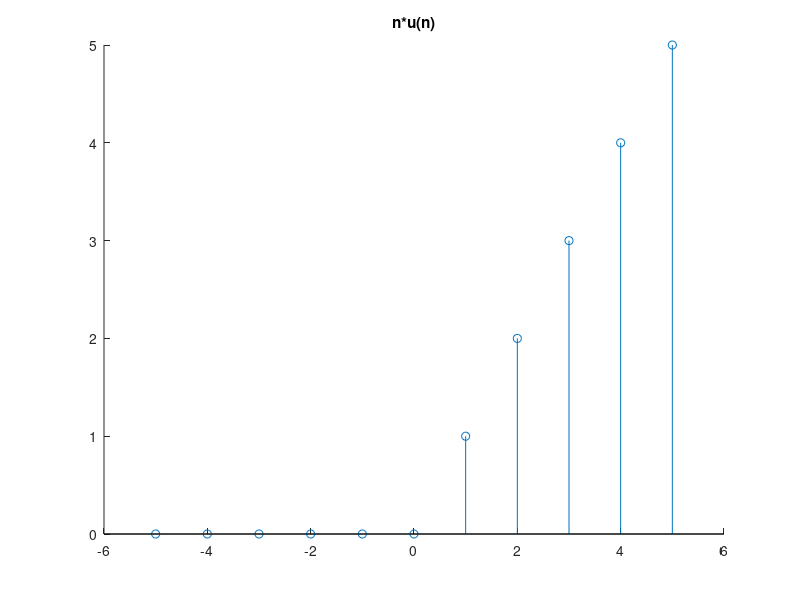

Write MATLAB code to recreate this figure.
%% Atividade5.4
n=-5:5;
x=n.*[n>=0];
figure1 = figure;
axes1 = axes('Parent',figure1);
hold(axes1,'all');
stem (n,x)
title('n*u(n)')
saveas(figure1,'Atv5i4.png')